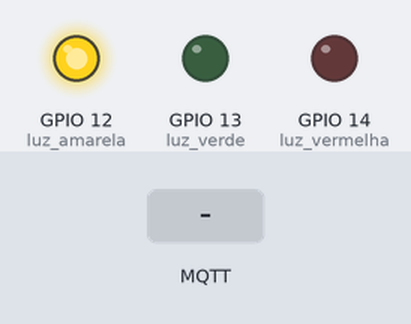
The sketch below on a simulated ESP32. Shown: output pins drawn as LEDs (lit = HIGH). Inputs (shaded band) come from the test bench. WiFi joins after 1.5 s; servers stay silent unless stated; no MQTT or app messages arrive unless stated; what the sketch prints to the serial monitor is not drawn.

Above: at 0.1 s.
At 7.7 s:
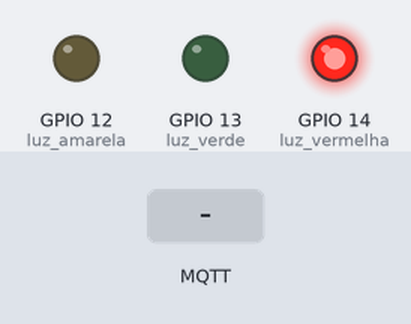
7.8 s: MQTT message "V" arrives on the first subscribed topic
9.3 s: MQTT message "1" arrives on the first subscribed topic
10.8 s: MQTT message "on" arrives on the first subscribed topic
At 51.8 s:
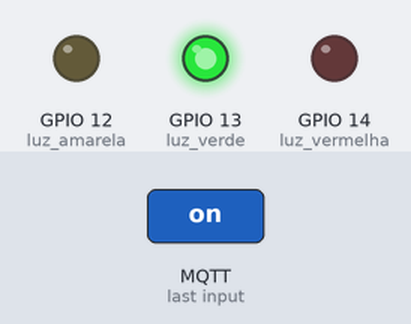
Timing chart, 0 to 52.3 s (numbered marks = the images above; inputs shaded):
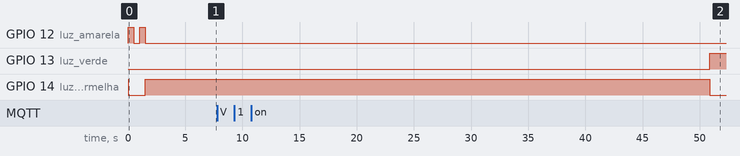

Measured:
- after the input at 10.8 s, GPIO 13 (luz_verde): LOW → HIGH after 40.1 s instead of 38.6 s; GPIO 14 (luz_vermelha): HIGH → LOW after 40.1 s instead of 38.6 s

The sketch:

semaforo_c1.ino
```cpp
#include <ArduinoJson.h>
#include <WiFi.h>
#include <PubSubClient.h>

#define ssid "Casa"
#define password "dice0212"

#define ssid1 "SmartWay"
#define password1 "4ipaipara"

const char* mqtt_server1 = "192.168.1.10";

const char* mqtt_server = "192.168.0.9";

const int mqtt_port = 1883;

const char* topico_comando = "3105/comando";
const char* topico_confirmacao = "3105/confirmacao";
const char* topico_acionado = "3105/acionado";

bool led_ligado = false;
//bool amarelo_piscante = false;
int tempo_inicializacao = 0;
int z = 0;
int quant_falha = 0;
int quant_mensagem_falha = 0;
int quant_mensagens = 0;
int tempo_decorrido = 0;
int tempo_inicial = 0;
bool mensagem_recebida = false;
int resultado = 0;
bool falha_mqtt = false;
int tempo_acionado = 0;

WiFiClient espClient;
PubSubClient client(espClient);

//String mensagem;

void setup() {
  Serial.begin(9600);
  #define luz_vermelha 14
  #define luz_amarela 12
  #define luz_verde 13

  pinMode(luz_verde, OUTPUT);
  pinMode(luz_amarela, OUTPUT);
  pinMode(luz_vermelha, OUTPUT);

  digitalWrite(luz_vermelha, 1);
  Serial.println("resultado antes setupwifi");
  Serial.print(resultado);
  setup_wifi();
  Serial.println("resultado depois setupwifi");
  Serial.print(resultado);
  if (resultado == 1){
    Serial.println(mqtt_server);
    client.setServer(mqtt_server, mqtt_port);
  }
  else{
    Serial.println("Chegou aqui");
    Serial.println(mqtt_server1);
    client.setServer(mqtt_server1, mqtt_port);
  }
  client.setCallback(callback);
}

void loop() {
  if (z == 0){
    tempo_inicializacao = millis();
    z += 1;
  } else {
    tempo_decorrido = millis() - tempo_inicializacao;
  }

  if(!client.connected()){
    //digitalWrite(luz_vermelha, 0);
    while (WiFi.status() != WL_CONNECTED){
      setup_wifi();
    }
    reconnect();
  }

  Serial.println(round((millis() - tempo_acionado) / 1000));
  falha_mqtt = false;
  if(tempo_decorrido - tempo_inicial > 30000){
    modo_automatico();
  }
  client.loop();

  /*Serial.print("Tempo decorrido: ");
  Serial.println(tempo_decorrido);
  Serial.print("Tempo inicial: ");
  Serial.println(tempo_inicial);
  Serial.print("Tempo que não chega uma mensagem: ");
  Serial.println(tempo_decorrido - tempo_inicial);*/
}

void modo_automatico(){
  tempo_decorrido = millis() - tempo_inicializacao;

  if(tempo_decorrido - tempo_inicial > 30000){
    Serial.println("Uma nova mensagem não chegou no tempo esperado. (1)");
    quant_mensagem_falha += 1;
  }

  //Serial.println(millis());

  if (quant_mensagem_falha == 1 || (falha_mqtt == true && (int(round((millis() - tempo_acionado) / 1000)) % 30 == 0 || int(round((millis() - tempo_acionado) / 1000)) % 31 == 0 || int(round((millis() - tempo_acionado)/ 1000)) % 32 == 0 || int(round((millis() - tempo_acionado) / 1000)) % 33 == 0)) || (falha_mqtt == false && (int(round((millis() - tempo_acionado) / 1000)) % 30 == 0))){
    tempo_acionado = millis();

    int x = 0;
    while (x < 2) {
      client.loop();
      if (tempo_decorrido - tempo_inicial > 30000){
        client.publish(topico_confirmacao, "C");
        delay(5000);
        quant_mensagem_falha = 0;
        x += 1;
      } else {
        break;
      }
    }
    if (tempo_decorrido - tempo_inicial > 30000){
      Serial.println("Uma nova mensagem não chegou no tempo esperado. (2)");
      luzes_semaforo(5);
      client.publish(topico_confirmacao, "C");
      client.loop();

      if (tempo_decorrido - tempo_inicial > 30000){
          delay(5000);
          client.publish( topico_confirmacao, "C");
          client.loop();
          quant_mensagem_falha = 0;
      }
    }
  }

}

void reconnect() {
  //int tentativa = 0;
  while (!client.connected()) {
    while (WiFi.status() != WL_CONNECTED){
      setup_wifi();
    }
    Serial.println("Tentando conexão MQTT...");
    if (client.connect("SemaforoC_ESP")) {
      Serial.println("conectado");
      client.subscribe(topico_comando);
      Serial.print("Inscrito no tópico: ");
      Serial.println(topico_comando);
      quant_falha = 0;
      client.publish(topico_confirmacao, "C");

    } else {
      Serial.print("Falha na conexão. Estado: ");
      Serial.print(client.state());
      Serial.println(" Tentando novamente em 5 segundos");
      quant_falha += 1;
      if (quant_falha <= 2){
        digitalWrite(luz_vermelha, 1);
        delay(5000);
      } else {
        amarelo_piscante(3);
      } /*else {
        falha_mqtt = true;
        Serial.println(millis());
        Serial.println(round((millis() - tempo_acionado) / 1000));
        modo_automatico();
      }*/
    }
  }
  digitalWrite(luz_vermelha, 1);
  quant_falha = 0;
  //tentativa += 1;
}

void luzes_semaforo(float tempo_calculado){
  digitalWrite(luz_vermelha, 0);
  digitalWrite(luz_amarela, 0);

  digitalWrite(luz_verde, 1);
  float tempo = (tempo_calculado - 1) * 1000;
  delay(tempo);
  digitalWrite(luz_verde, 0);
  digitalWrite(luz_amarela, 1);
  delay(1000);
  digitalWrite(luz_amarela, 0);
  digitalWrite(luz_vermelha, 1);
}

void amarelo_piscante(int quant_repet){
  digitalWrite(luz_verde, 0);
  digitalWrite(luz_vermelha, 0);

  int quant_pisca = 0;

  while (quant_pisca <= quant_repet){
  digitalWrite(luz_amarela, 1);
  delay(1000);
  digitalWrite(luz_amarela, 0);
  delay(1000);
  quant_pisca += 1;
  }
}

void setup_wifi() {
  delay(10);
  Serial.println();
  Serial.print("Conectando-se a ");

  if (resultado == 0) {
    Serial.println(ssid);
    WiFi.config(IPAddress(192,168,1,30), IPAddress(192,168,1,1), IPAddress(255,255,255,0));
    WiFi.begin(ssid, password);
    Serial.println("resultado if == 0");
    Serial.print(resultado);
  } else {
    Serial.println(ssid1);
    WiFi.config(IPAddress(192,168,0,13), IPAddress(192,168,0,1), IPAddress(255,255,224,0));
    WiFi.begin(ssid1, password1);
    Serial.println("resultado else");
    Serial.print(resultado);
  }

  int tempo_reconexao = 0;
  digitalWrite(luz_vermelha, 0);

  while (WiFi.status() != WL_CONNECTED && tempo_reconexao <= 20) {
    if (led_ligado == false){
      digitalWrite(luz_amarela, 1);
      led_ligado = true;
    } else {
      digitalWrite(luz_amarela, 0);
      led_ligado = false;
    }
    delay(500);
    Serial.print(".");
    tempo_reconexao += 1;
  }
  Serial.println("resultado antes if wifistatus");
  Serial.print(resultado);
  if (WiFi.status() != WL_CONNECTED) {
    resultado = 1 - resultado; // alterna entre 0 e 1 para tentar outra rede na próxima vez
  }

  digitalWrite(luz_amarela, 0);
  digitalWrite(luz_vermelha, 0);

  if (WiFi.status() == WL_CONNECTED) {
    Serial.println("");
    Serial.println("WiFi conectado");
    Serial.print("Endereço IP: ");
    Serial.println(WiFi.localIP());
    digitalWrite(luz_vermelha, 1);
    delay(5000);
  } else {
    Serial.println("");
    Serial.println("Falha ao conectar WiFi");
    digitalWrite(luz_vermelha, 0);
    amarelo_piscante(3);
  }
}

void callback(char* topic, byte* payload, unsigned int length) {
  tempo_inicial = millis() - tempo_inicializacao;

  quant_mensagens += 1;

  mensagem_recebida = false;

  Serial.print("Mensagem recebida no tópico: ");
  Serial.println(topic);

  //client.publish(topico_confirmacao, "C");

  //Serial.println(payload)
  String mensagem;
  String mensagem1;

  for (int i = 0; i < length; i++) {
    mensagem1 += (char)payload[i];
  }

  Serial.print("Essa mensagem é a original: ");
  Serial.println(mensagem1);

  if (mensagem1.indexOf("irmacaoCV\"") != -1) {
    Serial.println("Encontrado!");
    mensagem1.replace("irmacaoCV", "{\"A\": {\"V");
    mensagem = mensagem1;
  }

  if (mensagem1.indexOf("irmacaoC\"") != -1) {
    Serial.println("Encontrado!");
    // substitui "irmacaoB\"" por {"A": "L"
    mensagem1.replace("irmacaoC\"", "{\"A\": \"L\"");
    mensagem = mensagem1;
  } else{
    mensagem = mensagem1;
  }

  Serial.print("Mensagem: ");
  Serial.println(mensagem);

  JsonDocument doc;
  deserializeJson(doc, mensagem);

  JsonVariant variant = doc["C"];

  if (variant.is<JsonObject>()) {
    mensagem_recebida = true;

    JsonObject objetoC = variant.as<JsonObject>();

    String chaveInterna = "";
    double valor = 0;

    for (JsonPair kv : objetoC) {
      chaveInterna = kv.key().c_str();
      valor = kv.value().as<double>();
    }

  Serial.println(chaveInterna);
  Serial.println(valor);


  if (chaveInterna == "V"){
    String liberacao = "{\"C\": " + String(valor) + "}";
    client.publish(topico_confirmacao, liberacao.c_str());
    luzes_semaforo(valor);
  }

  } else {
    digitalWrite(luz_vermelha, 1);
    client.publish(topico_confirmacao, "C");

  }
}
 
```
